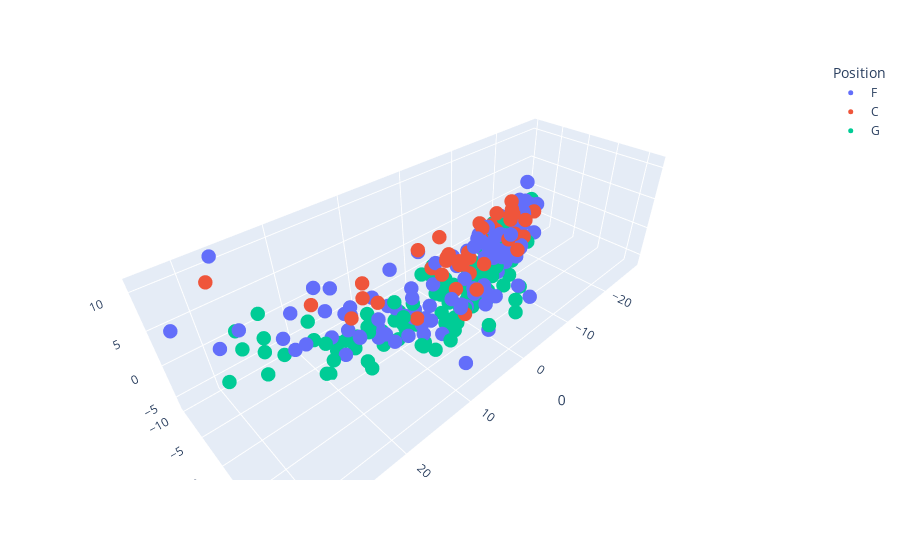

Notebook source saved alongside this figure:
### Code cell
from sklearn.decomposition import PCA
import plotly.express as px
import plotly.graph_objects as go


features = df.columns[2:-1]

def graph_team(team=None):
    if team == None:
        team_data = df.copy()
    else:
        team_data = df.loc[df['Team'] == team]

    X = np.array(team_data[features])
    pca = PCA(n_components=3)
    principalComponents = pca.fit_transform(X)


    plotly_df = team_data
    
    for i in range(len(principalComponents[0])):
        plotly_df[str(i)] = principalComponents[:,i]

    fig = px.scatter_3d(plotly_df, x='0', y='1', z='2',
                     hover_name='Player',
                     color='Position',
                     hover_data={'0': False, '1': False, 'Team': False},
                     title=team)

    fig.update_traces(marker=dict(size=5))

    fig.show()
    

for team in set(df['Team']):
    graph_team()
    break


# Cluster before PCA, then graph
# Graph each team, graph each position
# Trade analyzer

### Figure 1 — Plotly figure (JSON) as saved in the notebook; plotly's stock layout.template omitted (floating-point values rounded to 4 significant figures; data arrays with more than 128 entries replaced by an {"elided": "..."} marker saying what was removed)
{"data": [{"customdata": {"elided": "134x1 str values"}, "hovertemplate": "<b>%{hovertext}</b><br><br>Position=F<br>2=%{z}<extra></extra>", "hovertext": {"elided": "134 str values"}, "legendgroup": "F", "marker": {"color": "#636efa", "size": 5, "symbol": "circle"}, "mode": "markers", "name": "F", "scene": "scene", "showlegend": true, "type": "scatter3d", "x": {"elided": "134 float values"}, "y": {"elided": "134 float values"}, "z": {"elided": "134 float values"}}, {"customdata": [["PHI"], ["ORL"], ["MIN"], ["DEN"], ["WAS"], ["MIA"], ["HOU"], ["MIL"], ["PHX"], ["MIN"], ["CLE"], ["NOP"], ["POR"], ["UTA"], ["CLE"], ["SAS"], ["DET"], ["BRK"], ["ORL"], ["BOS"], ["IND"], ["LAC"], ["OKC"], ["CHA"], ["MEM"], ["MIN"], ["SAS"], ["PHX"], ["OKC"], ["MEM"], ["ORL"], ["GSW"], ["NYK"], ["WAS"], ["POR"], ["DEN"], ["UTA"], ["IND"], ["MIL"], ["DAL"], ["TOR"], ["HOU"], ["BOS"]], "hovertemplate": "<b>%{hovertext}</b><br><br>Position=C<br>2=%{z}<extra></extra>", "hovertext": ["Joel Embiid", "Paolo Banchero", "Karl-Anthony Towns", "Nikola Jokic", "Kristaps Porzingis", "Bam Adebayo", "Alperen Sengun", "Brook Lopez", "Deandre Ayton", "Rudy Gobert", "Jarrett Allen", "Jonas Valanciunas", "Jusuf Nurkic", "Kelly Olynyk", "Kevin Love", "Jakob Poeltl", "Isaiah Stewart II", "Nicolas Claxton", "Bol Bol", "Al Horford", "Jalen Smith", "Ivica Zubac", "Aleksej Pokusevski", "Nick Richards", "Santi Aldama", "Naz Reid", "Zach Collins", "Jock Landale", "Mike Muscala", "Steven Adams", "Mohamed Bamba", "James Wiseman", "Mitchell Robinson", "Daniel Gafford", "Drew Eubanks", "DeAndre Jordan", "Walker Kessler", "Goga Bitadze", "Serge Ibaka", "JaVale McGee", "Christian Koloko", "Usman Garuba", "Noah Vonleh"], "legendgroup": "C", "marker": {"color": "#EF553B", "size": 5, "symbol": "circle"}, "mode": "markers", "name": "C", "scene": "scene", "showlegend": true, "type": "scatter3d", "x": [28.11, 20.06, 17.32, 14.45, 14.03, 15.23, 6.031, 9.137, 5.195, 8.279, 8.543, 3.104, 5.986, 2.135, -0.3943, 4.003, 3.114, 2.326, -0.3584, 4.532, 0.2516, 3.556, -0.8361, -5.79, 1.011, -11.17, -7.331, -10.15, -11.11, -1.774, -10.64, -12.32, -7.113, -12.64, -11.21, -13.78, -12.8, -14.56, -15.76, -17.49, -12.37, -13.67, -18.98], "y": [-8.477, -2.61, 0.8124, -0.6325, -1.568, 3.14, -0.5232, 2.432, 0.9692, 6.716, 6.221, 0.2206, 4.331, 2.231, -1.645, 5.062, 3.682, 4.618, 1.958, 6.14, 0.9104, 7.981, 1.864, -0.504, 4.834, -5.688, -1.971, -2.573, -3.715, 8.589, -1.93, -3.412, 3.087, -1.001, 1.066, -1.731, -0.6789, -2.725, -2.761, -4.722, 1.819, 0.9302, -1.337], "z": [9.013, 4.748, 3.236, 5.807, 2.903, 5.603, 6.461, -0.771, 4.107, 9.879, 7.509, 7.366, 7.224, -0.1054, 2.339, 6.12, 4.911, 6.029, 4.316, -0.5742, 2.743, 7.351, 0.7344, 4.665, 0.6078, 1.089, 1.773, 2.431, 1.371, 7.108, 1.671, 3.281, 3.835, 3.032, 2.092, 3.999, 4.02, 2.023, 1.903, 2.874, 1.425, 3.334, 1.82]}, {"customdata": {"elided": "129x1 str values"}, "hovertemplate": "<b>%{hovertext}</b><br><br>Position=G<br>2=%{z}<extra></extra>", "hovertext": {"elided": "129 str values"}, "legendgroup": "G", "marker": {"color": "#00cc96", "size": 5, "symbol": "circle"}, "mode": "markers", "name": "G", "scene": "scene", "showlegend": true, "type": "scatter3d", "x": {"elided": "129 float values"}, "y": {"elided": "129 float values"}, "z": {"elided": "129 float values"}}], "layout": {"legend": {"title": {"text": "Position"}, "tracegroupgap": 0}, "margin": {"t": 60}, "scene": {"domain": {"x": [0, 1], "y": [0, 1]}, "xaxis": {"title": {"text": "0"}}, "yaxis": {"title": {"text": "1"}}, "zaxis": {"title": {"text": "2"}}}}}
